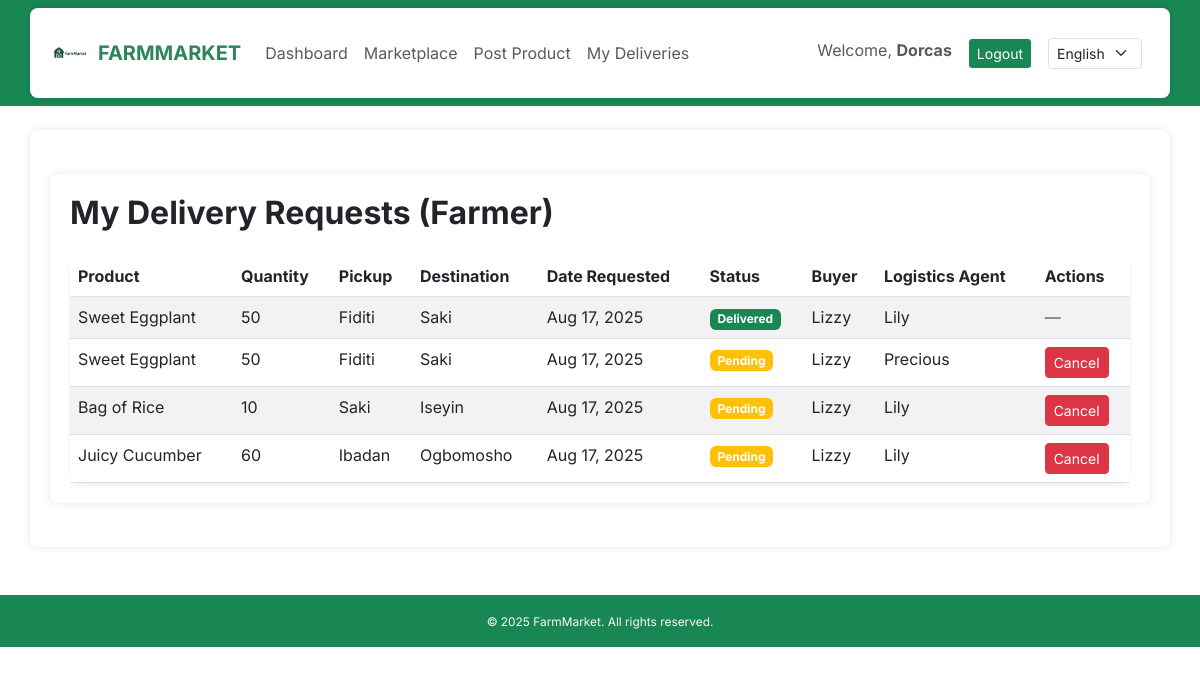
The app's page /delivery/my/ (signed in), older data.
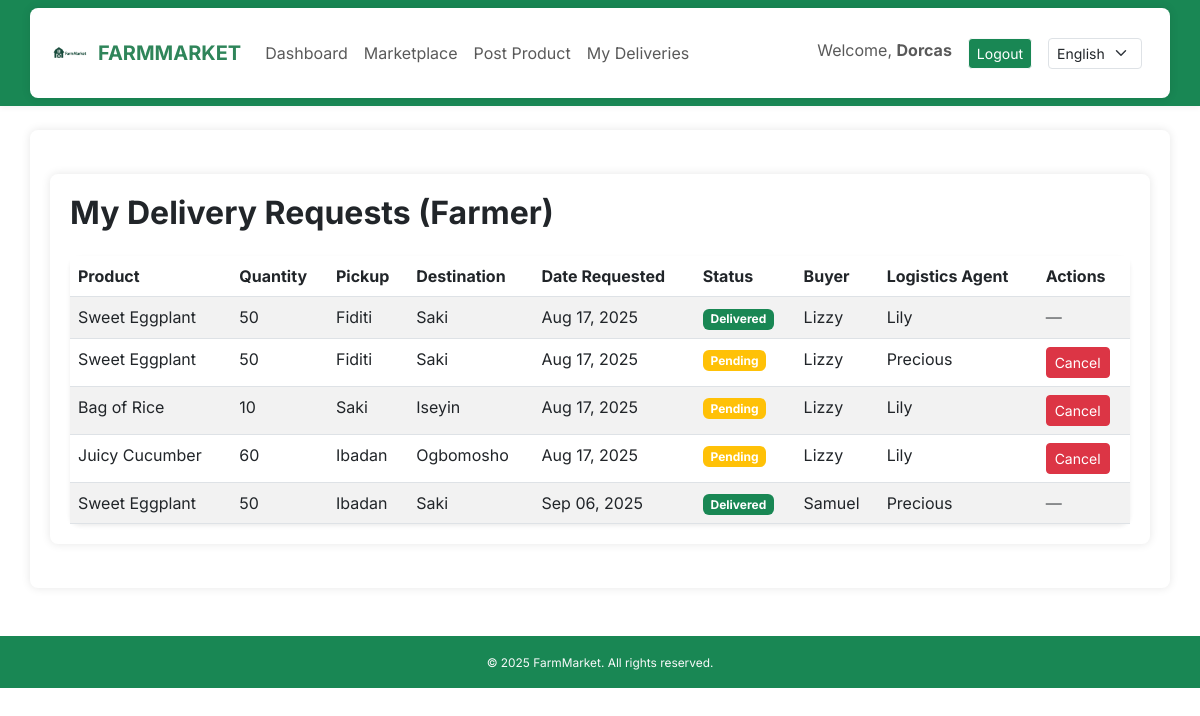
The same page, newer data.
### core/models.py (models this page shows, shortened)
class DeliveryRequest(models.Model):
    STATUS_CHOICES = [
        ('pending', 'Pending'),
        ('accepted', 'Accepted'),
        ('in_transit', 'In Transit'),
        ('delivered', 'Delivered'),
        ('cancelled', 'Cancelled'),
    ]
    product = models.ForeignKey(Product, on_delete=models.CASCADE)
    buyer = models.ForeignKey(User, on_delete=models.SET_NULL, null=True, blank=True, related_name="buyer_delivery_requests")
    farmer = models.ForeignKey(User, on_delete=models.CASCADE, related_name="farmer_delivery_requests")
    logistics_agent = models.ForeignKey(User, on_delete=models.SET_NULL, null=True, blank=True, related_name='deliveries_handled')
    pickup_location = models.CharField(max_length=100)
    destination = models.CharField(max_length=100)
    status = models.CharField(max_length=20, choices=STATUS_CHOICES, default='pending')
    requested_for_group = models.BooleanField(default=False)
    date_requested = models.DateTimeField(auto_now_add=True)

class Product(models.Model):
    farmer = models.ForeignKey(User, on_delete=models.CASCADE)
    title = models.CharField(_("Title"), max_length=100)
    description = models.TextField(_("Description"))
    price = models.DecimalField(max_digits=10, decimal_places=2)
    quantity = models.PositiveIntegerField()
    city = models.CharField(max_length=100)
    state = models.CharField(max_length=100, default="Oyo State")
    category = models.CharField(max_length=20, choices=CROP_CHOICES, default='Tomato')
    image = models.ImageField(upload_to='product_images/', blank=True, null=True)
    date_posted = models.DateTimeField(auto_now_add=True)

### core/views.py (the view)
# urls.py: path('delivery/my/', views.my_delivery_requests, name='my_deliveries'),
@login_required
def my_delivery_requests(request):
    role = request.user.profile.role
    if role == 'farmer':
        deliveries = DeliveryRequest.objects.filter(farmer=request.user)
        title = "My Delivery Requests (Farmer)"
    elif role == 'buyer':
        deliveries = DeliveryRequest.objects.filter(buyer=request.user)
        title = "My Deliveries (Buyer)"
    elif role == 'logistics':
        deliveries = DeliveryRequest.objects.all()  # logistics sees all
        title = "All Deliveries (Logistics)"
    else:
        messages.error(request, "You do not have access to deliveries.")
        return redirect('home')
    return render(request, 'core/my_deliveries.html', {
        'deliveries': deliveries,
        'title': title,
        'role': role
    })

### core/context_processors.py (called while the page is built)
def language_code(request):
    return {
        'LANGUAGE_CODE': translation.get_language()
    }

### core/templates/core/my_deliveries.html (shortened to what the changed rows need)
{% extends 'core/base.html' %}
{% load i18n %}
{% block content %}
<div class="container my-4">
    <h2 class="mb-4 fw-bold">{% trans title %}</h2>
    <div class="card shadow-sm">
        <div class="card-body p-0">
            <div class="table-responsive">
                <table class="table table-striped mb-0">
                    <thead class="thead-dark">
                        <tr>
                            <th>{% trans "Product" %}</th>
                            <th>{% trans "Quantity" %}</th>
                            <th>{% trans "Pickup" %}</th>
                            <th>{% trans "Destination" %}</th>
                            <th>{% trans "Date Requested" %}</th>
                            <th>{% trans "Status" %}</th>
                            <th>
                                {% if role == 'farmer' %}
                                    {% trans "Buyer" %}
                                {% elif role == 'buyer' %}
                                    {% trans "Farmer" %}
                                {% else %}
                                    {% trans "Farmer / Buyer" %}
                                {% endif %}
                            </th>
                            <th>{% trans "Logistics Agent" %}</th>
                            <th>{% trans "Actions" %}</th>
                        </tr>
                    </thead>
                    <tbody>
                        {% for delivery in deliveries %}
                        <tr>
                            <td>{{ delivery.product.title }}</td>
                            <td>{{ delivery.product.quantity }}</td>
                            <td>{{ delivery.pickup_location }}</td>
                            <td>{{ delivery.destination }}</td>
                            <td>{{ delivery.date_requested|date:"M d, Y" }}</td>
                            <td>
                                <span class="badge
                                    {% if delivery.status == 'pending' %}bg-warning
                                    {% elif delivery.status == 'accepted' %}bg-primary
                                    {% elif delivery.status == 'in_transit' %}bg-info
                                    {% elif delivery.status == 'delivered' %}bg-success
                                    {% elif delivery.status == 'cancelled' %}bg-danger
                                    {% else %}bg-secondary
                                    {% endif %}">
                                    {{ delivery.status|capfirst }}
                                </span>
                            </td>
                            <td>
                                {% if role == 'farmer' %}
                                    {% if delivery.buyer %}
                                      {{ delivery.buyer.username }}
                                    {% else %}
                                        {% trans "Not Assigned" %}
                                    {% endif %}
                                {% elif role == 'buyer' %}
                                    {% if delivery.farmer %}
                                      {{ delivery.farmer.username }}
                                    {% else %}
                                        {% trans "Not Assigned" %}
                                    {% endif %}
                                {% endif %}
                            </td>
                            <td>
                                {% if delivery.logistics_agent %}
                                    {{ delivery.logistics_agent.username }}
                                {% else %}
                                    <span class="text-muted">{% trans "Not Assigned" %}</span>
                                {% endif %}
                            </td>
                            <td>
                                {% if role == 'farmer' and delivery.farmer == request.user and delivery.status != 'delivered' and delivery.status != 'cancelled' %}
                                    <a href="{% url 'update_delivery_status' delivery.id 'cancelled' %}" class="btn btn-sm btn-danger">{% trans "Cancel" %}</a>
                                {% elif role == 'buyer' and delivery.buyer == request.user and delivery.status != 'delivered' and delivery.status != 'cancelled' %}
                                    <a href="{% url 'update_delivery_status' delivery.id 'cancelled' %}" class="btn btn-sm btn-danger">{% trans "Cancel" %}</a>
                                {% else %}
                                    <span class="text-muted">—</span>
                                {% endif %}
                            </td>
                        </tr>
                        {% empty %}
                        <tr>
                            <td colspan="7" class="text-center text-muted">{% trans "You haven't made any delivery requests yet." %}</td>
                        </tr>
                        {% endfor %}
                    </tbody>
                </table>
            </div>
        </div>
    </div>
</div>
{% endblock %}

Row changes from the older to the newer data that the page shows:
added DeliveryRequest: product "Sweet Eggplant", product.quantity "50", pickup_location "Ibadan", destination "Saki", date_requested "Sep 06, 2025", status "Delivered", buyer.username "Samuel", logistics_agent.username "Precious"
